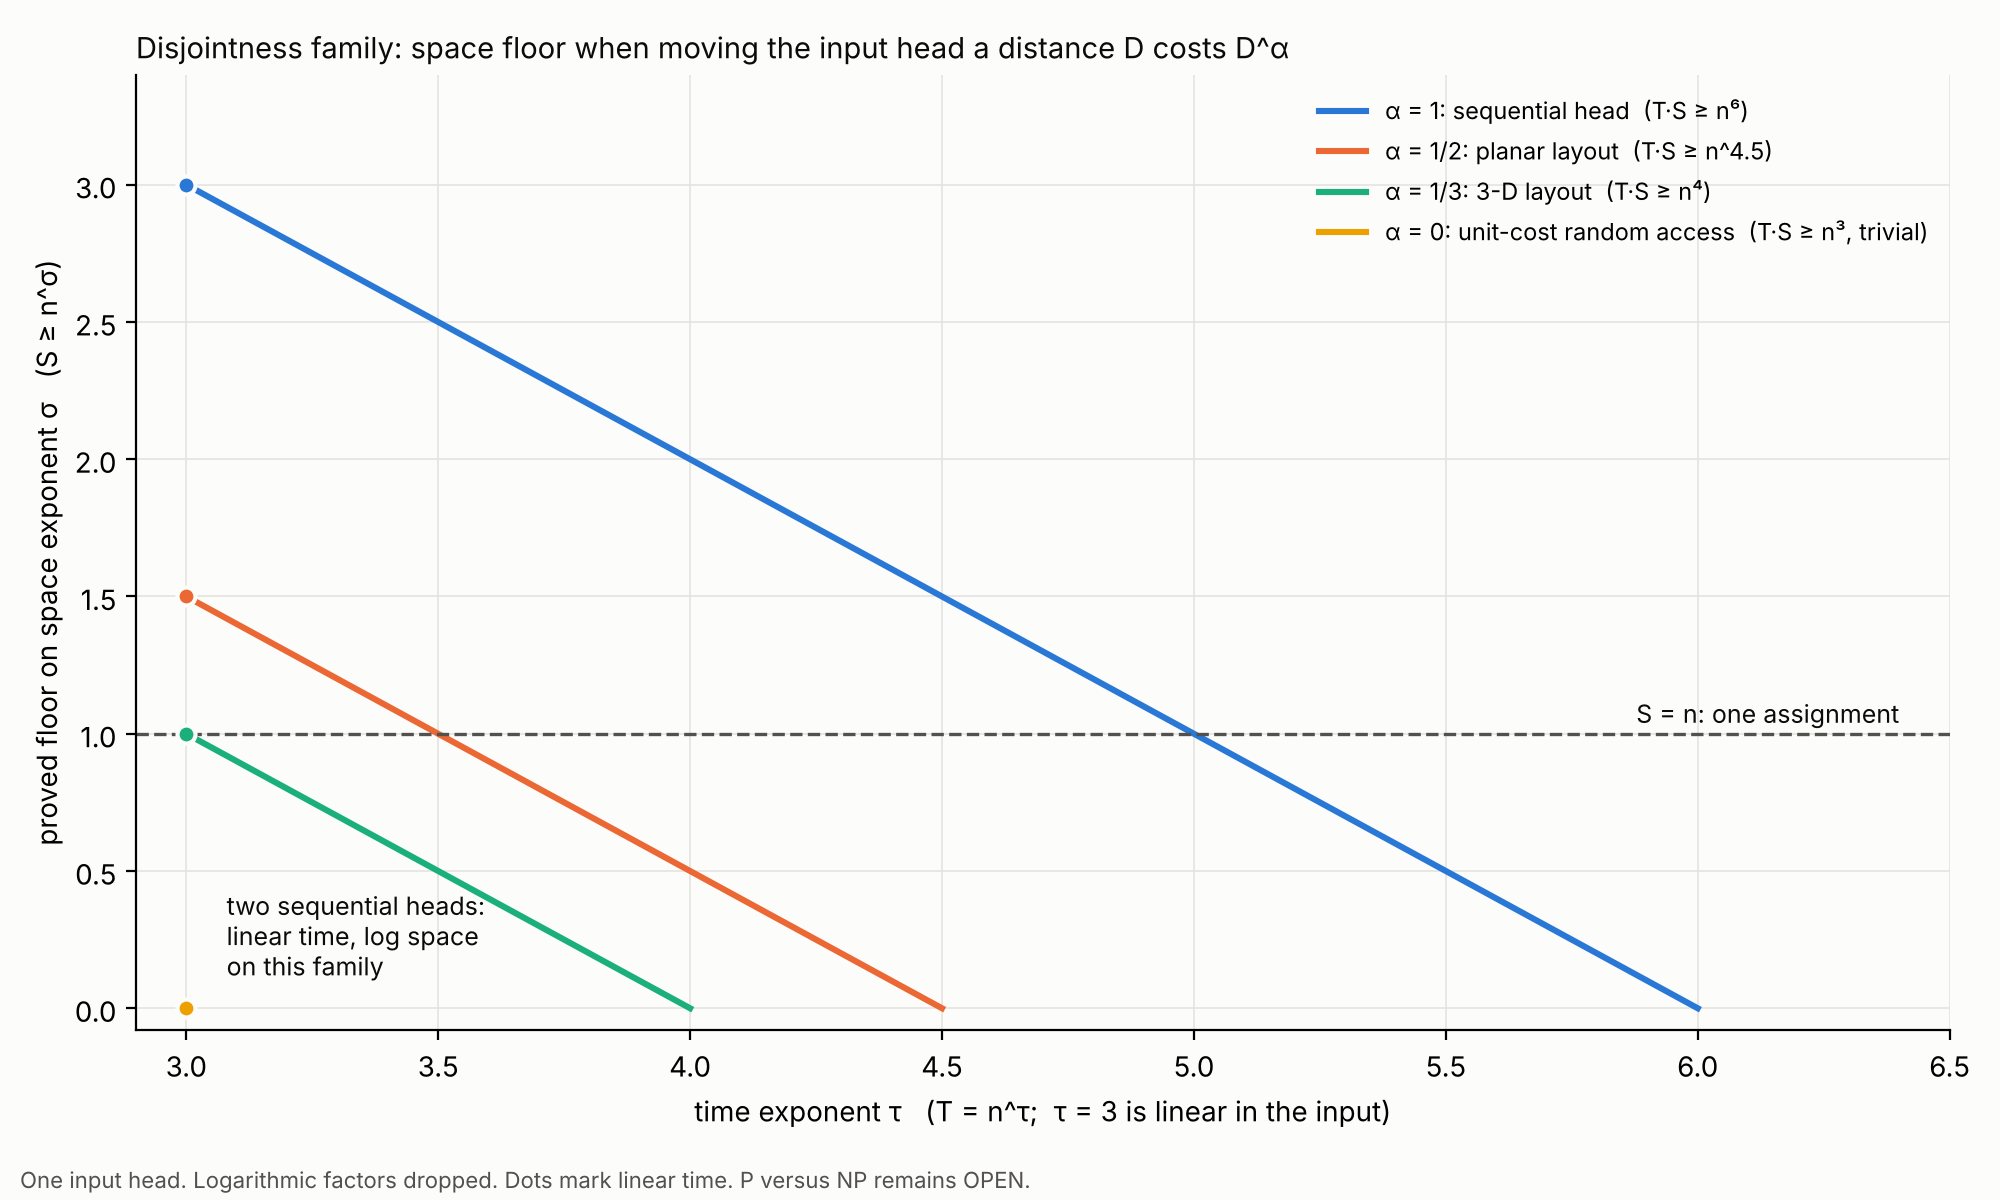

Reproduce this figure in Python.
#!/usr/bin/env python3
"""WCD-ACCESS-0001: the disjointness family under three input-access models.

Family (WCD-DENSE-0001): Left_X  C  P  Right_Z, clause D_t kills triple t; SAT iff X u Z misses a triple.
Lists are in sorted triple order.  Units below are clause slots.
1. Two heads: a merge of the two sorted lists decides the family in one sweep with O(log N) bits.
   Checked against the truth on all 4900 pairs for g = 2.  => the one-head bound does not transfer.
2. One head, a move over distance D costs D^alpha (alpha = 1 sequential, 0 unit-cost random access).
   Lower bound shape: every Left<->Right traversal costs >= |P|^alpha and >= N/(S+log) traversals are needed.
   A concrete chunk strategy is simulated and its cost compared with that shape (tightness on the family).
3. Jump budget: J unit-cost jumps plus sequential moves; J + T/|P| >= N/(S+log).
Single stage, pure Python.
"""
import itertools, json, math, os, sys
sys.dont_write_bytecode = True
HERE = os.path.dirname(os.path.abspath(__file__))

def two_head_merge(Xs, Zs, U):
    """heads i (Left), j (Right) only move forward; memory: the next expected triple index (log N bits)."""
    i = j = steps = 0
    for t in U:
        hit = False
        if i < len(Xs) and Xs[i] == t: i += 1; steps += 1; hit = True
        if j < len(Zs) and Zs[j] == t: j += 1; steps += 1; hit = True
        steps += 1
        if not hit: return True, steps            # triple t survives: satisfiable
    return False, steps

def chunk_strategy_cost(N, lenL, lenP, lenR, S, alpha):
    """Carry S bits per round trip. Lists sorted, so each chunk reads a contiguous run: total scan = lenL + lenR.
    Each round trip: jump Left->Right and back, distance >= lenP each way."""
    trips = math.ceil(N / S)
    return lenL + lenR + trips * 2 * (lenP ** alpha), trips

def main():
    out = {"id": "WCD-ACCESS-0001"}
    g = 2; U = list(itertools.product(range(g), repeat=3)); N = len(U)
    halves = [sorted(c) for c in itertools.combinations(U, N // 2)]
    wrong = 0; mx = 0
    for X in halves:
        for Z in halves:
            sat, st = two_head_merge(X, Z, U); mx = max(mx, st)
            if sat != (len(set(X) | set(Z)) < N): wrong += 1
    out["two_heads_g2"] = {"pairs": len(halves) ** 2, "wrong": wrong, "max_steps": mx, "list_slots": 2 * (N // 2) + N}
    rows = []
    for g in (8, 16, 32, 64):
        N = g ** 3; lenL = lenR = N // 2; lenP = N
        for alpha in (1.0, 0.5, 1 / 3, 0.0):
            for S in (int(math.log2(N)) * 2, g, g * g):
                Sp = S + math.ceil(math.log2(N))
                lower = (N / Sp) * (lenP ** alpha)
                cost, trips = chunk_strategy_cost(N, lenL, lenP, lenR, S, alpha)
                rows.append({"g": g, "N": N, "alpha": round(alpha, 3), "S": S, "lower_shape": round(lower),
                             "strategy_cost": round(cost), "ratio": round(cost / max(lower, lenL + lenR), 2)})
    out["distance_cost"] = rows
    out["max_ratio_strategy_over_max(lower,read)"] = max(r["ratio"] for r in rows)
    out["exponents"] = {str(round(a, 3)): {"TS_in_n": round(3 + 3 * a, 2), "TS_in_L": round(1 + a, 3),
                                           "S_gt_n_for_tau_below": round(2 + 3 * a, 2)} for a in (1, 0.5, 1 / 3, 0)}
    json.dump(out, open(os.path.join(HERE, "access_results.json"), "w"), indent=1)
    print(json.dumps({k: v for k, v in out.items() if k != "distance_cost"}, indent=1))

    import matplotlib; matplotlib.use("Agg"); import matplotlib.pyplot as plt
    INK, INK2, GRID, SURF = "#0b0b0b", "#52514e", "#e4e3df", "#fcfcfb"
    COLS = ["#2a78d6", "#eb6834", "#1baf7a", "#eda100"]; NL = "#52514e"
    fig, ax = plt.subplots(figsize=(10, 6), facecolor=SURF); ax.set_facecolor(SURF); ax.grid(color=GRID, lw=0.6)
    for sp in ("top", "right"): ax.spines[sp].set_visible(False)
    labs = ["α = 1: sequential head  (T·S ≥ n⁶)", "α = 1/2: planar layout  (T·S ≥ n^4.5)",
            "α = 1/3: 3-D layout  (T·S ≥ n⁴)", "α = 0: unit-cost random access  (T·S ≥ n³, trivial)"]
    for a, col, lab in zip((1, 0.5, 1 / 3, 0), COLS, labs):
        top = 3 * a; ts = [3 + i / 100 for i in range(0, int(top * 100) + 1)] or [3]
        ax.plot(ts, [3 + 3 * a - t for t in ts], color=col, lw=2.2, label=lab)
        ax.scatter([3], [3 * a], color=col, s=42, zorder=5, edgecolor=SURF, linewidth=1.5)
    ax.axhline(1, color=NL, lw=1.2, ls="--"); ax.text(6.4, 1.04, "S = n: one assignment", color=INK, fontsize=9, ha="right")
    ax.text(3.08, 0.12, "two sequential heads:\nlinear time, log space\non this family", color=INK, fontsize=9)
    ax.set_xlim(2.9, 6.5); ax.set_ylim(-0.08, 3.4)
    ax.set_xlabel("time exponent τ   (T = n^τ;  τ = 3 is linear in the input)")
    ax.set_ylabel("proved floor on space exponent σ   (S ≥ n^σ)")
    ax.set_title("Disjointness family: space floor when moving the input head a distance D costs D^α", loc="left", color=INK, fontsize=10.5)
    ax.legend(loc="upper right", fontsize=8.5, frameon=False)
    fig.text(0.01, 0.01, "One input head. Logarithmic factors dropped. Dots mark linear time. P versus NP remains OPEN.", color=INK2, fontsize=8)
    fig.tight_layout(rect=(0, 0.035, 1, 1)); fig.savefig(os.path.join(HERE, "access_models.png"), dpi=200, facecolor=SURF)

if __name__ == "__main__": main()
